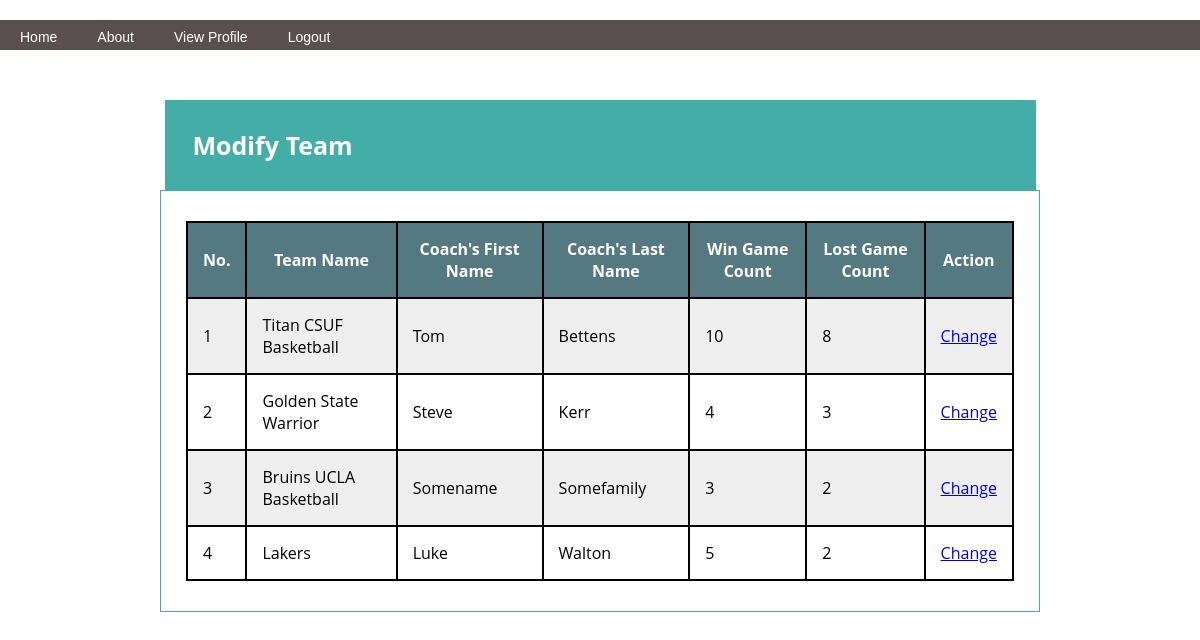
/modifyteam.php (signed in), run on the app's committed database.
### tables this page shows
CREATE TABLE Team
(
ID INTEGER UNSIGNED NOT NULL AUTO_INCREMENT Primary Key,
TeamName VARCHAR(100) NOT NULL,
WinCount INTEGER UNSIGNED DEFAULT 0,
LostCount INTEGER UNSIGNED DEFAULT 0,
CoachID INTEGER UNSIGNED
);

CREATE TABLE Coach
(
ID INTEGER UNSIGNED NOT NULL AUTO_INCREMENT Primary Key,
Firstname VARCHAR(100),
Lastname VARCHAR(150) NOT NULL,
TeamID INTEGER UNSIGNED NOT NULL,

INDEX  (Lastname),
UNIQUE (Lastname, Firstname),

FOREIGN KEY (TeamID) REFERENCES Team(ID) ON DELETE CASCADE ON UPDATE CASCADE
);

### modifyteam.php (the view, shortened to what this page needs)
<!DOCTYPE html>
<html>
<head>
  <link rel="stylesheet" href="style.css">
</head>
<body>
  <?php
    include 'logged_navbar.php';
    $count = 1;
    $db = configDB($_SESSION["role"]);
    $query = "SELECT Team.ID, TeamName, Coach.ID, Coach.FirstName, Coach.LastName, WinCount, LostCount
              FROM Team LEFT JOIN Coach ON Coach.ID = CoachID ORDER BY LastName, FirstName";
    if ($stmt = $db->prepare($query)) {
      $stmt->execute();
      $stmt->store_result();
      $stmt->bind_result($teamID, $teamname, $coachID, $coachfirstname, $coachlastname, $wincount, $lostcount);
    }
    $stmt->data_seek(0);
    echo "<div class=\"header\" style=\"display:table;\">Modify Team</div>
          <div class=\"container\">
          <table>
            <tr>
              <th>No.</th>
              <th>Team Name</th>
              <th>Coach's First Name</th>
              <th>Coach's Last Name</th>
              <th>Win Game Count</th>
              <th>Lost Game Count</th>
              <th>Action</th>
            </tr>";
        while( $stmt->fetch() ) {
          $row = array('id'=>$count++, 'teamid'=>$teamID, 'teamname'=>$teamname, 'coachid'=>$coachID,
          'coachfirstname'=>$coachfirstname, 'coachlastname'=>$coachlastname, 'wincount'=>$wincount,'lostcount'=>$lostcount);
          echo "<tr>
            <td>". $row['id'] ."</td>
            <td>". $row['teamname'] ."</td>
            <td>". $row['coachfirstname'] ."</td>
            <td>". $row['coachlastname'] ."</td>
            <td>". $row['wincount'] ."</td>
            <td>". $row['lostcount'] ."</td>
            <td><a href=\"changeteaminfo.php?teamid=".$row['teamid']."&teamname=".$row['teamname']."&coachid="
            .$row['coachid']."&coachfirstname=".$row['coachfirstname']."&coachlastname=".$row['coachlastname']."&wincount="
            .$row['wincount']."&lostcount=".$row['lostcount']."\">Change</a>
          </tr>";
        }
    echo "</table>
    </div>";
    ?>
</body>
</html>

### style.css (style rules this page uses)
.header { width:70%; margin:50px auto 0 auto; padding-top: 25px; padding-left: 25px; padding-bottom: 25px; background: #45ADA8; border: #45ADA8 3px solid; text-align: left; font-weight: bold; font-size: 25px; color: white; }
.container { width:69%; display: inline-block; margin:0 auto; padding-top: 30px; padding-left: 25px; padding-right: 25px; padding-bottom: 30px; border: #45ADA8 1px solid; }
body { font-family: 'Open Sans', sans-serif; background:#fff; margin: 0 auto 0 auto; width:100%; text-align:center; margin: 20px 0px 20px 0px; }
table { width: 100%; }
table, th, td { border: 2px solid black; border-collapse: collapse; }
th { padding: 15px; text-align: center; }
td { padding: 15px; text-align: left; }
tr:nth-child(even) { background-color: #eee; }
tr:nth-child(odd) { background-color: #fff; }
th { background-color: #547980; color: white; }

### data on the page
team: id "1", TeamName "Titan CSUF Basketball", CoachID.Firstname "Tom", CoachID.Lastname "Bettens", WinCount "10", LostCount "8"
team: CoachID.ID "2", TeamName "Golden State Warrior", CoachID.Firstname "Steve", CoachID.Lastname "Kerr", WinCount "4", LostCount "3"
team: WinCount "3", TeamName "Bruins UCLA Basketball", CoachID.Firstname "Somename", CoachID.Lastname "Somefamily", LostCount "2"
team: id "4", TeamName "Lakers", CoachID.Firstname "Luke", CoachID.Lastname "Walton", WinCount "5", LostCount "2"
